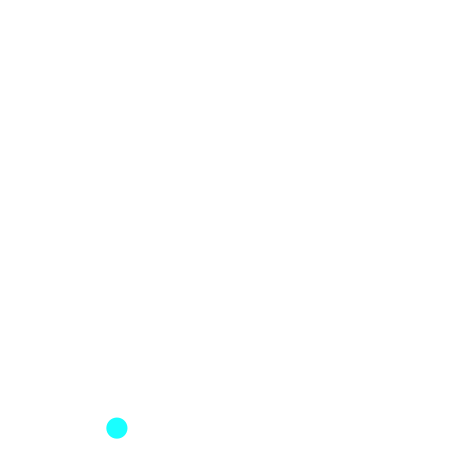
Frame 1 (no input)
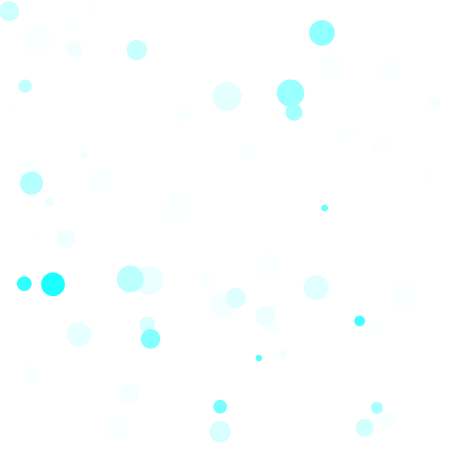
Frame 60 (the mouse pressed at the canvas centre just before this capture)
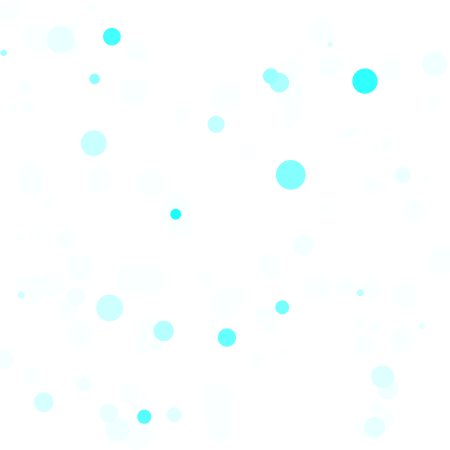
Frame 120 (the mouse held since frame 60 and released just before this capture)

The Processing sketch that drew these frames (run headless with seeded random() and noise(); from frame 60 on, the mouse is pressed at the canvas centre):

// Processing sketch: processing_153765
// ── processing_153765.pde

void setup()
{
frameRate(30);
size(450,450);
background(255);
smooth();
noStroke();
}

void draw()
{
   float i=random(5,30);
   fill(0,255,255);
   ellipse(random(width),random(height),i,i);

   fill(255, 25);
   rectMode(CORNER);
   rect(0, 0, width, height);
}  
